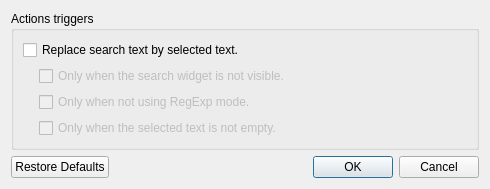
<?xml version="1.0" encoding="UTF-8"?>
<ui version="4.0">
 <class>SearchAndReplaceSettings</class>
 <widget class="QWidget" name="SearchAndReplaceSettings">
  <property name="geometry">
   <rect>
    <x>0</x>
    <y>0</y>
    <width>490</width>
    <height>173</height>
   </rect>
  </property>
  <property name="windowTitle">
   <string>Search &amp; Replace Settings</string>
  </property>
  <layout class="QVBoxLayout" name="verticalLayout">
   <item>
    <widget class="QGroupBox" name="gbSettings">
     <property name="title">
      <string>Actions triggers</string>
     </property>
     <layout class="QVBoxLayout" name="verticalLayout_2">
      <item>
       <widget class="QCheckBox" name="cbReplaceSearchText">
        <property name="text">
         <string>Replace search text by selected text.</string>
        </property>
        <property name="checked">
         <bool>false</bool>
        </property>
       </widget>
      </item>
      <item>
       <layout class="QGridLayout" name="gridLayout">
        <item row="0" column="0" rowspan="3">
         <spacer name="horizontalSpacer">
          <property name="orientation">
           <enum>Qt::Horizontal</enum>
          </property>
          <property name="sizeType">
           <enum>QSizePolicy::Fixed</enum>
          </property>
          <property name="sizeHint" stdset="0">
           <size>
            <width>16</width>
            <height>68</height>
           </size>
          </property>
         </spacer>
        </item>
        <item row="0" column="1">
         <widget class="QCheckBox" name="cbOnlyWhenNotVisible">
          <property name="enabled">
           <bool>false</bool>
          </property>
          <property name="text">
           <string>Only when the search widget is not visible.</string>
          </property>
         </widget>
        </item>
        <item row="1" column="1">
         <widget class="QCheckBox" name="cbOnlyWhenNotRegExp">
          <property name="enabled">
           <bool>false</bool>
          </property>
          <property name="text">
           <string>Only when not using RegExp mode.</string>
          </property>
         </widget>
        </item>
        <item row="2" column="1">
         <widget class="QCheckBox" name="cbOnlyWhenNotEmpty">
          <property name="enabled">
           <bool>false</bool>
          </property>
          <property name="text">
           <string>Only when the selected text is not empty.</string>
          </property>
         </widget>
        </item>
       </layout>
      </item>
      <item>
       <spacer name="verticalSpacer">
        <property name="orientation">
         <enum>Qt::Vertical</enum>
        </property>
        <property name="sizeHint" stdset="0">
         <size>
          <width>16</width>
          <height>1</height>
         </size>
        </property>
       </spacer>
      </item>
     </layout>
    </widget>
   </item>
   <item>
    <widget class="QDialogButtonBox" name="dbbButtons">
     <property name="standardButtons">
      <set>QDialogButtonBox::Cancel|QDialogButtonBox::Ok|QDialogButtonBox::RestoreDefaults</set>
     </property>
    </widget>
   </item>
  </layout>
 </widget>
 <resources/>
 <connections>
  <connection>
   <sender>cbReplaceSearchText</sender>
   <signal>toggled(bool)</signal>
   <receiver>cbOnlyWhenNotVisible</receiver>
   <slot>setEnabled(bool)</slot>
   <hints>
    <hint type="sourcelabel">
     <x>65</x>
     <y>34</y>
    </hint>
    <hint type="destinationlabel">
     <x>86</x>
     <y>61</y>
    </hint>
   </hints>
  </connection>
  <connection>
   <sender>cbReplaceSearchText</sender>
   <signal>toggled(bool)</signal>
   <receiver>cbOnlyWhenNotRegExp</receiver>
   <slot>setEnabled(bool)</slot>
   <hints>
    <hint type="sourcelabel">
     <x>199</x>
     <y>36</y>
    </hint>
    <hint type="destinationlabel">
     <x>210</x>
     <y>87</y>
    </hint>
   </hints>
  </connection>
  <connection>
   <sender>cbReplaceSearchText</sender>
   <signal>toggled(bool)</signal>
   <receiver>cbOnlyWhenNotEmpty</receiver>
   <slot>setEnabled(bool)</slot>
   <hints>
    <hint type="sourcelabel">
     <x>199</x>
     <y>36</y>
    </hint>
    <hint type="destinationlabel">
     <x>210</x>
     <y>113</y>
    </hint>
   </hints>
  </connection>
 </connections>
 <slots>
  <slot>accept()</slot>
  <slot>reject()</slot>
 </slots>
</ui>
